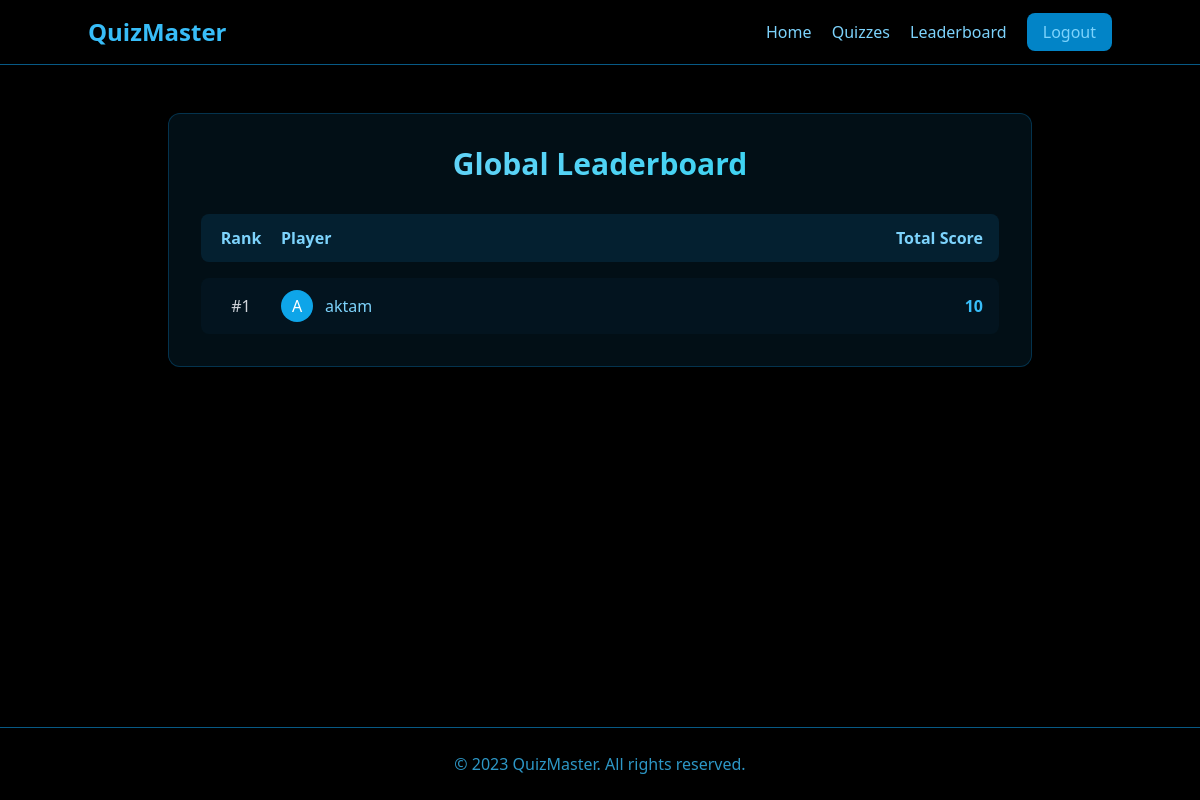
Before: /leaderboard/ (signed in) with the older database file.
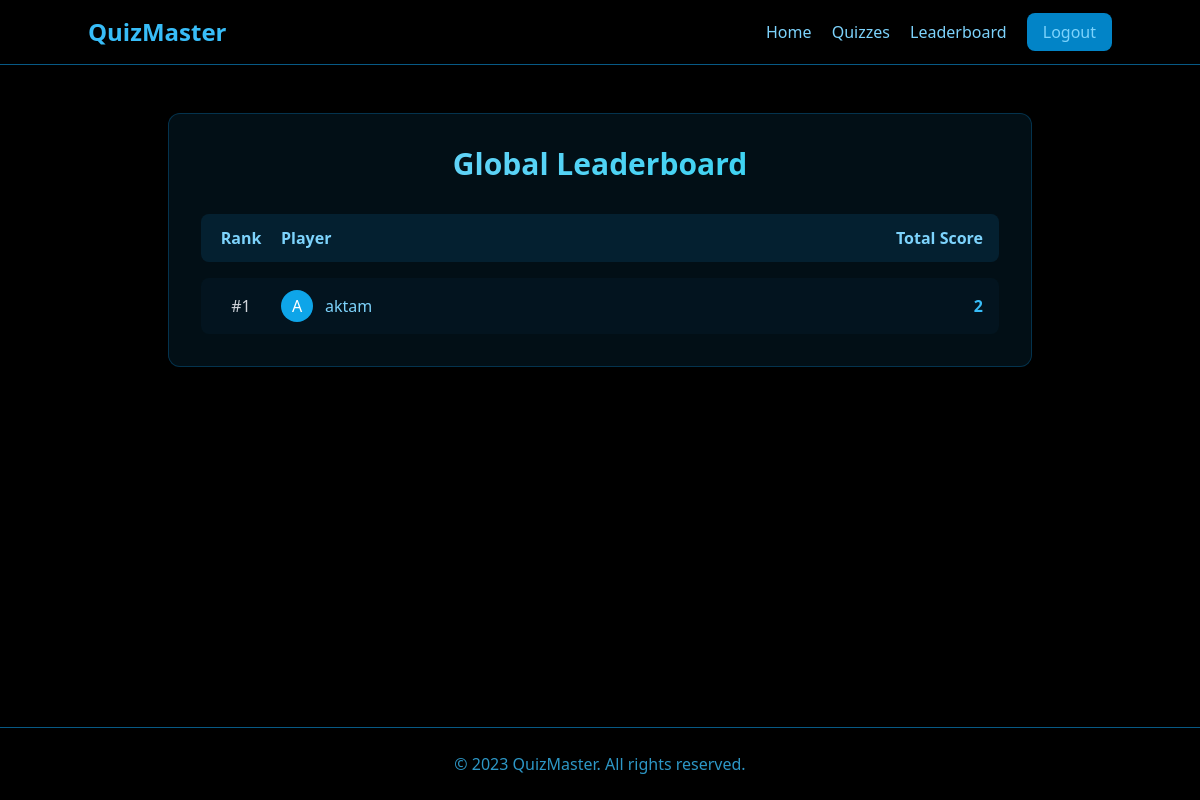
After: the same page with the newer database file.
### quizapp/models.py (models this page shows, shortened)
class Leaderboard(models.Model):
    user = models.ForeignKey(User, on_delete=models.CASCADE)
    total_score = models.PositiveIntegerField(default=0)  # Accumulated total score across all topics
    highest_score = models.PositiveIntegerField(default=0)  # Best single attempt across all quizzes
    total_attempted_questions = models.PositiveIntegerField(default=0)  # Total questions attempted
    last_attempt_date = models.DateTimeField(auto_now=True)
    class Meta:
        ordering = ['-total_score', '-highest_score', 'last_attempt_date']
        verbose_name = "Leaderboard"
        verbose_name_plural = "Leaderboard"

### quizapp/views.py (the view)
# urls.py: path('leaderboard/', views.leaderboard, name='leaderboard'),  # Leaderboard URL
@login_required
def leaderboard(request):
    leaderboard = Leaderboard.objects.select_related('user').order_by('-total_score', '-highest_score')
    return render(request, 'leaderboard.html', {'leaderboard': leaderboard})

### quizapp/templates/leaderboard.html (shortened to what this page needs)
{% extends 'index.html' %}
{% block content %}
<section class="container mx-auto max-w-4xl py-12 px-4 animate-fadeIn">
    <div class="bg-sky-900/20 rounded-xl shadow-lg p-8 backdrop-blur-md border border-sky-800/50">
        <h2 class="text-3xl font-bold text-center mb-8 bg-clip-text text-transparent bg-gradient-to-r from-sky-300 to-cyan-400">
        </h2>
        <div class="flex justify-between items-center mb-4 px-4 py-3 bg-sky-900/30 rounded-lg">
            <span class="w-12 text-center font-semibold">Rank</span>
            <span class="flex-1 font-semibold ml-4">Player</span>
            <span class="w-32 text-right font-semibold">Total Score</span>
        </div>
        <div class="space-y-3">
            {% for entry in leaderboard %}
            <div class="flex items-center px-4 py-3 bg-sky-900/10 hover:bg-sky-900/20 rounded-lg transition-all group">
                <div class="w-12 text-center text-gray-300">#{{ forloop.counter }}</div>
                <div class="flex-1 flex items-center ml-4">
                    <div class="w-8 h-8 rounded-full bg-sky-500 flex items-center justify-center mr-3">
                        <span class="text-white font-medium">{{ entry.user.username|first|upper }}</span>
                    </div>
                    <span class="font-medium">{{ entry.user.username }}</span>
                </div>
                <div class="w-32 text-right font-bold text-sky-400">{{ entry.total_score }}</div>
            </div>
            {% empty %}
            <div class="text-center py-4 text-gray-300">No leaderboard data available</div>
            {% endfor %}
        </div>
        </div>
</section>
{% endblock %}

Changed rows visible on the page:
changed Leaderboard "aktam": total_score "10" → "2"
